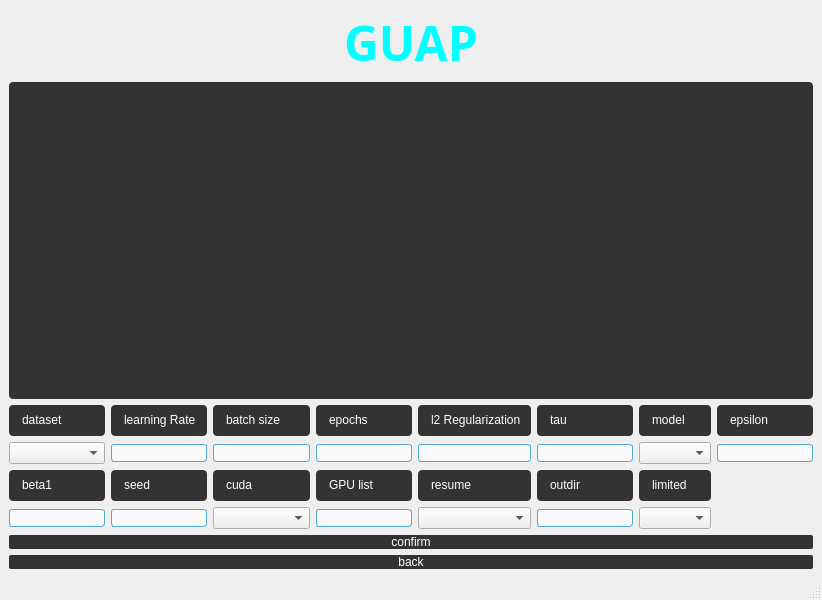
<?xml version="1.0" encoding="UTF-8"?>
<ui version="4.0">
 <class>GUAP</class>
 <widget class="QMainWindow" name="GUAP">
  <property name="geometry">
   <rect>
    <x>0</x>
    <y>0</y>
    <width>822</width>
    <height>600</height>
   </rect>
  </property>
  <property name="windowTitle">
   <string>MainWindow</string>
  </property>
  <widget class="QWidget" name="centralwidget">
   <layout class="QVBoxLayout" name="verticalLayout">
    <item>
     <widget class="QLabel" name="label">
      <property name="font">
       <font>
        <family>Baloo</family>
        <pointsize>36</pointsize>
        <weight>75</weight>
        <bold>true</bold>
       </font>
      </property>
      <property name="styleSheet">
       <string notr="true">color:rgb(0, 255, 255)</string>
      </property>
      <property name="text">
       <string>GUAP</string>
      </property>
      <property name="alignment">
       <set>Qt::AlignCenter</set>
      </property>
     </widget>
    </item>
    <item>
     <widget class="QTextEdit" name="textEdit">
      <property name="styleSheet">
       <string notr="true">color: white;
background-color:rgb(51,51,51);
border:hide;
border-radius:4px;
padding-left: 10px;
padding-top: 8px;
padding-right: 7px;
padding-bottom: 9px;</string>
      </property>
      <property name="readOnly">
       <bool>true</bool>
      </property>
     </widget>
    </item>
    <item>
     <layout class="QGridLayout" name="gridLayout">
      <item row="3" column="3">
       <widget class="QLineEdit" name="lineEdit_gpulist">
        <property name="styleSheet">
         <string notr="true">border:1px solid rgb(79,170,227);border-radius:3px;margin:0;background-color:rgb(250,250,250);color: rgb(106,106,106);
</string>
        </property>
       </widget>
      </item>
      <item row="2" column="6">
       <widget class="QLabel" name="label_limited">
        <property name="styleSheet">
         <string notr="true">color: white;
background-color:rgb(51,51,51);
border:hide;
border-radius:4px;
padding-left: 10px;
padding-top: 8px;
padding-right: 7px;
padding-bottom: 9px;
</string>
        </property>
        <property name="text">
         <string>limited</string>
        </property>
       </widget>
      </item>
      <item row="3" column="5">
       <widget class="QLineEdit" name="lineEdit_outdir">
        <property name="styleSheet">
         <string notr="true">border:1px solid rgb(79,170,227);border-radius:3px;margin:0;background-color:rgb(250,250,250);color: rgb(106,106,106);
</string>
        </property>
       </widget>
      </item>
      <item row="2" column="3">
       <widget class="QLabel" name="label_gpulist">
        <property name="styleSheet">
         <string notr="true">color: white;
background-color:rgb(51,51,51);
border:hide;
border-radius:4px;
padding-left: 10px;
padding-top: 8px;
padding-right: 7px;
padding-bottom: 9px;
</string>
        </property>
        <property name="text">
         <string>GPU list</string>
        </property>
       </widget>
      </item>
      <item row="1" column="1">
       <widget class="QLineEdit" name="lineEdit_lr">
        <property name="styleSheet">
         <string notr="true">border:1px solid rgb(79,170,227);border-radius:3px;margin:0;background-color:rgb(250,250,250);color: rgb(106,106,106);
</string>
        </property>
       </widget>
      </item>
      <item row="1" column="2">
       <widget class="QLineEdit" name="lineEdit_bs">
        <property name="styleSheet">
         <string notr="true">border:1px solid rgb(79,170,227);border-radius:3px;margin:0;background-color:rgb(250,250,250);color: rgb(106,106,106);
</string>
        </property>
       </widget>
      </item>
      <item row="1" column="3">
       <widget class="QLineEdit" name="lineEdit_epochs">
        <property name="styleSheet">
         <string notr="true">border:1px solid rgb(79,170,227);border-radius:3px;margin:0;background-color:rgb(250,250,250);color: rgb(106,106,106);
</string>
        </property>
       </widget>
      </item>
      <item row="1" column="4">
       <widget class="QLineEdit" name="lineEdit_l2">
        <property name="styleSheet">
         <string notr="true">border:1px solid rgb(79,170,227);border-radius:3px;margin:0;background-color:rgb(250,250,250);color: rgb(106,106,106);
</string>
        </property>
       </widget>
      </item>
      <item row="1" column="5">
       <widget class="QLineEdit" name="lineEdit_tau">
        <property name="styleSheet">
         <string notr="true">border:1px solid rgb(79,170,227);border-radius:3px;margin:0;background-color:rgb(250,250,250);color: rgb(106,106,106);
</string>
        </property>
       </widget>
      </item>
      <item row="2" column="5">
       <widget class="QLabel" name="label_outdir">
        <property name="styleSheet">
         <string notr="true">color: white;
background-color:rgb(51,51,51);
border:hide;
border-radius:4px;
padding-left: 10px;
padding-top: 8px;
padding-right: 7px;
padding-bottom: 9px;
</string>
        </property>
        <property name="text">
         <string>outdir</string>
        </property>
       </widget>
      </item>
      <item row="0" column="1">
       <widget class="QLabel" name="label_lr">
        <property name="styleSheet">
         <string notr="true">color: white;
background-color:rgb(51,51,51);
border:hide;
border-radius:4px;
padding-left: 10px;
padding-top: 8px;
padding-right: 7px;
padding-bottom: 9px;
</string>
        </property>
        <property name="text">
         <string>learning Rate</string>
        </property>
       </widget>
      </item>
      <item row="0" column="5">
       <widget class="QLabel" name="label_tau">
        <property name="styleSheet">
         <string notr="true">color: white;
background-color:rgb(51,51,51);
border:hide;
border-radius:4px;
padding-left: 10px;
padding-top: 8px;
padding-right: 7px;
padding-bottom: 9px;
</string>
        </property>
        <property name="text">
         <string>tau</string>
        </property>
       </widget>
      </item>
      <item row="0" column="4">
       <widget class="QLabel" name="label_l2">
        <property name="styleSheet">
         <string notr="true">color: white;
background-color:rgb(51,51,51);
border:hide;
border-radius:4px;
padding-left: 10px;
padding-top: 8px;
padding-right: 7px;
padding-bottom: 9px;
</string>
        </property>
        <property name="text">
         <string>l2 Regularization</string>
        </property>
       </widget>
      </item>
      <item row="0" column="3">
       <widget class="QLabel" name="label_epochs">
        <property name="styleSheet">
         <string notr="true">color: white;
background-color:rgb(51,51,51);
border:hide;
border-radius:4px;
padding-left: 10px;
padding-top: 8px;
padding-right: 7px;
padding-bottom: 9px;
</string>
        </property>
        <property name="text">
         <string>epochs</string>
        </property>
       </widget>
      </item>
      <item row="0" column="2">
       <widget class="QLabel" name="label_bs">
        <property name="styleSheet">
         <string notr="true">color: white;
background-color:rgb(51,51,51);
border:hide;
border-radius:4px;
padding-left: 10px;
padding-top: 8px;
padding-right: 7px;
padding-bottom: 9px;
</string>
        </property>
        <property name="text">
         <string>batch size</string>
        </property>
       </widget>
      </item>
      <item row="0" column="0">
       <widget class="QLabel" name="label_dataset">
        <property name="styleSheet">
         <string notr="true">color: white;
background-color:rgb(51,51,51);
border:hide;
border-radius:4px;
padding-left: 10px;
padding-top: 8px;
padding-right: 7px;
padding-bottom: 9px;
</string>
        </property>
        <property name="text">
         <string>dataset</string>
        </property>
       </widget>
      </item>
      <item row="1" column="0">
       <widget class="QComboBox" name="comboBox_dataset"/>
      </item>
      <item row="0" column="6">
       <widget class="QLabel" name="label_model">
        <property name="styleSheet">
         <string notr="true">color: white;
background-color:rgb(51,51,51);
border:hide;
border-radius:4px;
padding-left: 10px;
padding-top: 8px;
padding-right: 7px;
padding-bottom: 9px;
</string>
        </property>
        <property name="text">
         <string>model</string>
        </property>
       </widget>
      </item>
      <item row="1" column="6">
       <widget class="QComboBox" name="comboBox_model"/>
      </item>
      <item row="3" column="6">
       <widget class="QComboBox" name="comboBox_limited"/>
      </item>
      <item row="0" column="7">
       <widget class="QLabel" name="label_epsilon">
        <property name="styleSheet">
         <string notr="true">color: white;
background-color:rgb(51,51,51);
border:hide;
border-radius:4px;
padding-left: 10px;
padding-top: 8px;
padding-right: 7px;
padding-bottom: 9px;
</string>
        </property>
        <property name="text">
         <string>epsilon</string>
        </property>
       </widget>
      </item>
      <item row="1" column="7">
       <widget class="QLineEdit" name="lineEdit_epsilon">
        <property name="styleSheet">
         <string notr="true">border:1px solid rgb(79,170,227);border-radius:3px;margin:0;background-color:rgb(250,250,250);color: rgb(106,106,106);
</string>
        </property>
       </widget>
      </item>
      <item row="2" column="0">
       <widget class="QLabel" name="label_beta1">
        <property name="styleSheet">
         <string notr="true">color: white;
background-color:rgb(51,51,51);
border:hide;
border-radius:4px;
padding-left: 10px;
padding-top: 8px;
padding-right: 7px;
padding-bottom: 9px;
</string>
        </property>
        <property name="text">
         <string>beta1</string>
        </property>
       </widget>
      </item>
      <item row="3" column="0">
       <widget class="QLineEdit" name="lineEdit_beta1">
        <property name="styleSheet">
         <string notr="true">border:1px solid rgb(79,170,227);border-radius:3px;margin:0;background-color:rgb(250,250,250);color: rgb(106,106,106);
</string>
        </property>
       </widget>
      </item>
      <item row="2" column="1">
       <widget class="QLabel" name="label_seed">
        <property name="styleSheet">
         <string notr="true">color: white;
background-color:rgb(51,51,51);
border:hide;
border-radius:4px;
padding-left: 10px;
padding-top: 8px;
padding-right: 7px;
padding-bottom: 9px;
</string>
        </property>
        <property name="text">
         <string>seed</string>
        </property>
       </widget>
      </item>
      <item row="3" column="1">
       <widget class="QLineEdit" name="lineEdit_seed">
        <property name="styleSheet">
         <string notr="true">border:1px solid rgb(79,170,227);border-radius:3px;margin:0;background-color:rgb(250,250,250);color: rgb(106,106,106);
</string>
        </property>
       </widget>
      </item>
      <item row="2" column="2">
       <widget class="QLabel" name="label_cuda">
        <property name="styleSheet">
         <string notr="true">color: white;
background-color:rgb(51,51,51);
border:hide;
border-radius:4px;
padding-left: 10px;
padding-top: 8px;
padding-right: 7px;
padding-bottom: 9px;
</string>
        </property>
        <property name="text">
         <string>cuda</string>
        </property>
       </widget>
      </item>
      <item row="3" column="2">
       <widget class="QComboBox" name="comboBox_cuda"/>
      </item>
      <item row="2" column="4">
       <widget class="QLabel" name="label_resume">
        <property name="styleSheet">
         <string notr="true">color: white;
background-color:rgb(51,51,51);
border:hide;
border-radius:4px;
padding-left: 10px;
padding-top: 8px;
padding-right: 7px;
padding-bottom: 9px;
</string>
        </property>
        <property name="text">
         <string>resume</string>
        </property>
       </widget>
      </item>
      <item row="3" column="4">
       <widget class="QComboBox" name="comboBox_resume"/>
      </item>
     </layout>
    </item>
    <item>
     <widget class="QPushButton" name="pushButton">
      <property name="styleSheet">
       <string notr="true">QPushButton:focus{outline: none;}
QPushButton
{
    color: white;
    border:hide;
    border-radius:2px;
    padding:0px 0px;
    background-color: rgb(51,51,51);
}
QPushButton:!enabled
{
    color: gray;
    border:hide;
    border-radius:2px;
    padding:0px 0px;
    background-color: rgb(100,100,100);
}
QPushButton:pressed
{
    background-color:rgb(200 , 200 , 200);
    padding-left:2px;
    padding-top:2px;
}</string>
      </property>
      <property name="text">
       <string>confirm</string>
      </property>
     </widget>
    </item>
    <item>
     <widget class="QPushButton" name="pushButton_back">
      <property name="styleSheet">
       <string notr="true">QPushButton:focus{outline: none;}
QPushButton
{
    color: white;
    border:hide;
    border-radius:2px;
    padding:0px 0px;
    background-color: rgb(51,51,51);
}
QPushButton:!enabled
{
    color: gray;
    border:hide;
    border-radius:2px;
    padding:0px 0px;
    background-color: rgb(100,100,100);
}
QPushButton:pressed
{
    background-color:rgb(200 , 200 , 200);
    padding-left:2px;
    padding-top:2px;
}</string>
      </property>
      <property name="text">
       <string>back</string>
      </property>
     </widget>
    </item>
   </layout>
  </widget>
  <widget class="QMenuBar" name="menubar">
   <property name="geometry">
    <rect>
     <x>0</x>
     <y>0</y>
     <width>822</width>
     <height>22</height>
    </rect>
   </property>
  </widget>
  <widget class="QStatusBar" name="statusbar"/>
 </widget>
 <resources/>
 <connections/>
</ui>
